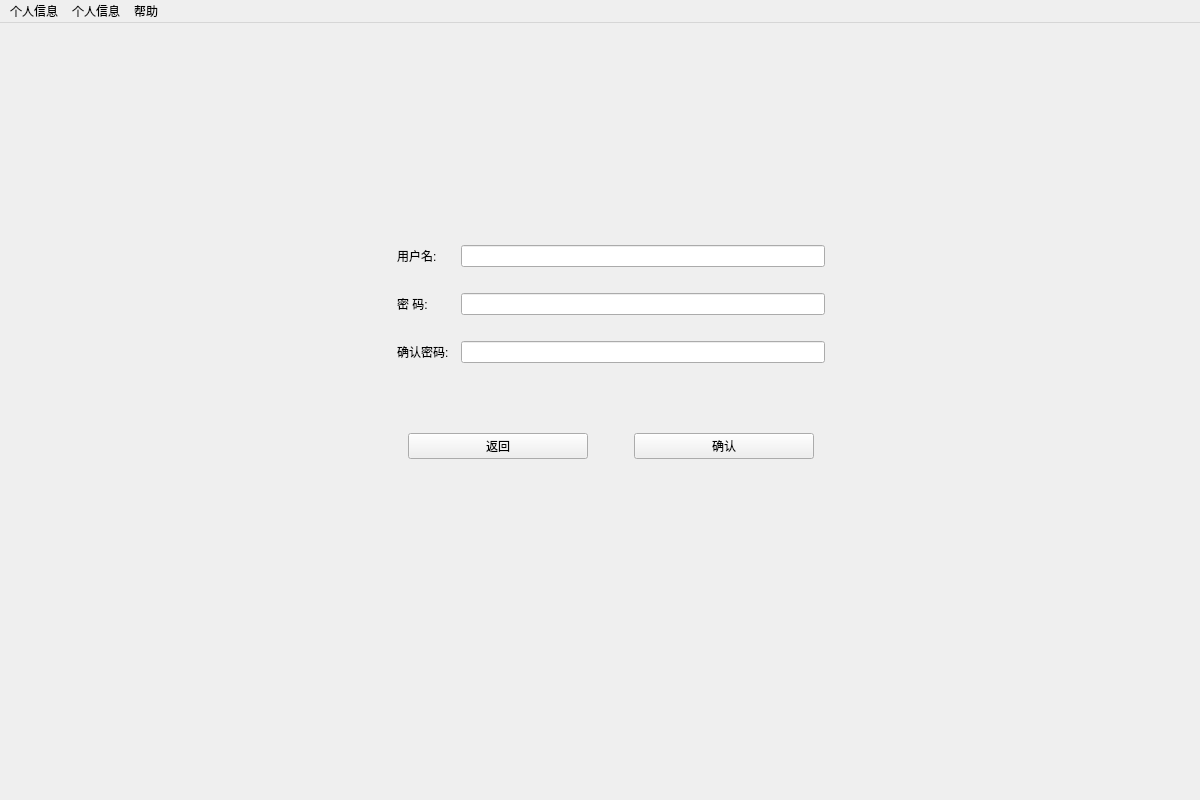
<?xml version="1.0" encoding="UTF-8"?>
<ui version="4.0">
 <class>MainWindow</class>
 <widget class="QMainWindow" name="MainWindow">
  <property name="geometry">
   <rect>
    <x>0</x>
    <y>0</y>
    <width>1200</width>
    <height>800</height>
   </rect>
  </property>
  <property name="windowTitle">
   <string>登录界面</string>
  </property>
  <widget class="QWidget" name="centralWidget">
   <layout class="QVBoxLayout" name="verticalLayout_4">
    <item>
     <widget class="QStackedWidget" name="stackedWidget">
      <property name="currentIndex">
       <number>2</number>
      </property>
      <widget class="QWidget" name="page1">
       <widget class="QWidget" name="loginWidget" native="true">
        <property name="geometry">
         <rect>
          <x>375</x>
          <y>200</y>
          <width>450</width>
          <height>300</height>
         </rect>
        </property>
        <property name="sizePolicy">
         <sizepolicy hsizetype="Fixed" vsizetype="Fixed">
          <horstretch>0</horstretch>
          <verstretch>0</verstretch>
         </sizepolicy>
        </property>
        <layout class="QVBoxLayout" name="verticalLayout">
         <item>
          <widget class="QWidget" name="widget" native="true">
           <layout class="QGridLayout" name="gridLayout">
            <item row="2" column="0" colspan="2">
             <widget class="QLabel" name="keyWord">
              <property name="text">
               <string>密 码:</string>
              </property>
             </widget>
            </item>
            <item row="2" column="2">
             <widget class="QLineEdit" name="keyWordEdit">
              <property name="echoMode">
               <enum>QLineEdit::Password</enum>
              </property>
             </widget>
            </item>
            <item row="0" column="0" colspan="2">
             <widget class="QLabel" name="userName">
              <property name="text">
               <string>用户名:</string>
              </property>
             </widget>
            </item>
            <item row="0" column="2">
             <widget class="QLineEdit" name="userNameEdit"/>
            </item>
            <item row="1" column="2">
             <spacer name="verticalSpacer">
              <property name="orientation">
               <enum>Qt::Vertical</enum>
              </property>
              <property name="sizeType">
               <enum>QSizePolicy::Fixed</enum>
              </property>
              <property name="sizeHint" stdset="0">
               <size>
                <width>20</width>
                <height>40</height>
               </size>
              </property>
             </spacer>
            </item>
           </layout>
          </widget>
         </item>
         <item>
          <spacer name="verticalSpacer_3">
           <property name="orientation">
            <enum>Qt::Vertical</enum>
           </property>
           <property name="sizeType">
            <enum>QSizePolicy::Fixed</enum>
           </property>
           <property name="sizeHint" stdset="0">
            <size>
             <width>20</width>
             <height>30</height>
            </size>
           </property>
          </spacer>
         </item>
         <item>
          <widget class="QWidget" name="widget_3" native="true">
           <property name="enabled">
            <bool>true</bool>
           </property>
           <layout class="QHBoxLayout" name="horizontalLayout">
            <item>
             <widget class="QPushButton" name="login">
              <property name="text">
               <string>登录</string>
              </property>
             </widget>
            </item>
            <item>
             <spacer name="horizontalSpacer">
              <property name="orientation">
               <enum>Qt::Horizontal</enum>
              </property>
              <property name="sizeType">
               <enum>QSizePolicy::Fixed</enum>
              </property>
              <property name="sizeHint" stdset="0">
               <size>
                <width>100</width>
                <height>20</height>
               </size>
              </property>
             </spacer>
            </item>
            <item>
             <widget class="QPushButton" name="regist">
              <property name="text">
               <string>注册</string>
              </property>
             </widget>
            </item>
           </layout>
          </widget>
         </item>
        </layout>
       </widget>
      </widget>
      <widget class="QWidget" name="page2">
       <widget class="QWidget" name="setTarget" native="true">
        <property name="geometry">
         <rect>
          <x>400</x>
          <y>0</y>
          <width>400</width>
          <height>800</height>
         </rect>
        </property>
        <layout class="QVBoxLayout" name="verticalLayout_5">
         <item>
          <widget class="QLabel" name="label">
           <property name="font">
            <font>
             <family>Algerian</family>
             <pointsize>15</pointsize>
             <weight>50</weight>
             <bold>false</bold>
            </font>
           </property>
           <property name="text">
            <string>请完善以下信息:</string>
           </property>
          </widget>
         </item>
         <item>
          <widget class="QGroupBox" name="groupBox">
           <property name="title">
            <string>您的性别:</string>
           </property>
           <layout class="QVBoxLayout" name="verticalLayout_2">
            <item>
             <widget class="QRadioButton" name="man">
              <property name="text">
               <string>男</string>
              </property>
             </widget>
            </item>
            <item>
             <widget class="QRadioButton" name="woman">
              <property name="text">
               <string>女</string>
              </property>
             </widget>
            </item>
           </layout>
          </widget>
         </item>
         <item>
          <spacer name="verticalSpacer_8">
           <property name="orientation">
            <enum>Qt::Vertical</enum>
           </property>
           <property name="sizeType">
            <enum>QSizePolicy::Fixed</enum>
           </property>
           <property name="sizeHint" stdset="0">
            <size>
             <width>20</width>
             <height>20</height>
            </size>
           </property>
          </spacer>
         </item>
         <item>
          <widget class="QGroupBox" name="groupBox_2">
           <property name="title">
            <string>您的目标:</string>
           </property>
           <layout class="QVBoxLayout" name="verticalLayout_3">
            <item>
             <widget class="QRadioButton" name="radioButton_3">
              <property name="text">
               <string>增肌</string>
              </property>
             </widget>
            </item>
            <item>
             <widget class="QRadioButton" name="radioButton_4">
              <property name="text">
               <string>减脂</string>
              </property>
             </widget>
            </item>
            <item>
             <widget class="QRadioButton" name="radioButton_5">
              <property name="text">
               <string>保持体重</string>
              </property>
             </widget>
            </item>
           </layout>
          </widget>
         </item>
         <item>
          <widget class="QWidget" name="weight" native="true">
           <layout class="QHBoxLayout" name="horizontalLayout_2">
            <item>
             <widget class="QLabel" name="weightLabel">
              <property name="text">
               <string>您现在的体重:</string>
              </property>
             </widget>
            </item>
            <item>
             <widget class="QLineEdit" name="weightEdit"/>
            </item>
           </layout>
          </widget>
         </item>
         <item>
          <widget class="QWidget" name="widget_2" native="true">
           <layout class="QHBoxLayout" name="horizontalLayout_3">
            <item>
             <widget class="QPushButton" name="back2">
              <property name="text">
               <string>返回</string>
              </property>
             </widget>
            </item>
            <item>
             <spacer name="horizontalSpacer_2">
              <property name="orientation">
               <enum>Qt::Horizontal</enum>
              </property>
              <property name="sizeType">
               <enum>QSizePolicy::Fixed</enum>
              </property>
              <property name="sizeHint" stdset="0">
               <size>
                <width>40</width>
                <height>20</height>
               </size>
              </property>
             </spacer>
            </item>
            <item>
             <widget class="QPushButton" name="next2">
              <property name="text">
               <string>下一步</string>
              </property>
             </widget>
            </item>
           </layout>
          </widget>
         </item>
         <item>
          <spacer name="verticalSpacer_4">
           <property name="orientation">
            <enum>Qt::Vertical</enum>
           </property>
           <property name="sizeType">
            <enum>QSizePolicy::Fixed</enum>
           </property>
           <property name="sizeHint" stdset="0">
            <size>
             <width>20</width>
             <height>200</height>
            </size>
           </property>
          </spacer>
         </item>
        </layout>
       </widget>
      </widget>
      <widget class="QWidget" name="page3">
       <widget class="QWidget" name="widget_4" native="true">
        <property name="geometry">
         <rect>
          <x>375</x>
          <y>200</y>
          <width>450</width>
          <height>300</height>
         </rect>
        </property>
        <layout class="QGridLayout" name="gridLayout_2">
         <item row="3" column="2">
          <widget class="QLineEdit" name="keyWordEdit_2">
           <property name="echoMode">
            <enum>QLineEdit::Password</enum>
           </property>
          </widget>
         </item>
         <item row="5" column="2">
          <widget class="QLineEdit" name="keyWordEdit_3">
           <property name="echoMode">
            <enum>QLineEdit::Password</enum>
           </property>
          </widget>
         </item>
         <item row="5" column="0">
          <widget class="QLabel" name="userName_3">
           <property name="text">
            <string>确认密码:</string>
           </property>
          </widget>
         </item>
         <item row="0" column="0">
          <widget class="QLabel" name="userName_2">
           <property name="text">
            <string>用户名:</string>
           </property>
          </widget>
         </item>
         <item row="0" column="2">
          <widget class="QLineEdit" name="userNameEdit_2"/>
         </item>
         <item row="3" column="0">
          <widget class="QLabel" name="keyWord_2">
           <property name="text">
            <string>密 码:</string>
           </property>
          </widget>
         </item>
         <item row="8" column="0" colspan="3">
          <spacer name="verticalSpacer_2">
           <property name="orientation">
            <enum>Qt::Vertical</enum>
           </property>
           <property name="sizeHint" stdset="0">
            <size>
             <width>20</width>
             <height>40</height>
            </size>
           </property>
          </spacer>
         </item>
         <item row="7" column="0" colspan="3">
          <widget class="QWidget" name="widget_5" native="true">
           <layout class="QHBoxLayout" name="horizontalLayout_4">
            <item>
             <widget class="QPushButton" name="back3">
              <property name="text">
               <string>返回</string>
              </property>
             </widget>
            </item>
            <item>
             <spacer name="spacer">
              <property name="orientation">
               <enum>Qt::Horizontal</enum>
              </property>
              <property name="sizeType">
               <enum>QSizePolicy::Fixed</enum>
              </property>
              <property name="sizeHint" stdset="0">
               <size>
                <width>40</width>
                <height>20</height>
               </size>
              </property>
             </spacer>
            </item>
            <item>
             <widget class="QPushButton" name="next3">
              <property name="text">
               <string>确认</string>
              </property>
             </widget>
            </item>
           </layout>
          </widget>
         </item>
         <item row="4" column="0">
          <spacer name="verticalSpacer_6">
           <property name="orientation">
            <enum>Qt::Vertical</enum>
           </property>
           <property name="sizeType">
            <enum>QSizePolicy::Fixed</enum>
           </property>
           <property name="sizeHint" stdset="0">
            <size>
             <width>20</width>
             <height>20</height>
            </size>
           </property>
          </spacer>
         </item>
         <item row="1" column="0">
          <spacer name="verticalSpacer_5">
           <property name="orientation">
            <enum>Qt::Vertical</enum>
           </property>
           <property name="sizeType">
            <enum>QSizePolicy::Fixed</enum>
           </property>
           <property name="sizeHint" stdset="0">
            <size>
             <width>20</width>
             <height>20</height>
            </size>
           </property>
          </spacer>
         </item>
         <item row="6" column="0">
          <spacer name="verticalSpacer_7">
           <property name="orientation">
            <enum>Qt::Vertical</enum>
           </property>
           <property name="sizeHint" stdset="0">
            <size>
             <width>20</width>
             <height>20</height>
            </size>
           </property>
          </spacer>
         </item>
        </layout>
       </widget>
      </widget>
      <widget class="QWidget" name="page4">
       <widget class="QWidget" name="widget_6" native="true">
        <property name="geometry">
         <rect>
          <x>450</x>
          <y>100</y>
          <width>300</width>
          <height>600</height>
         </rect>
        </property>
        <property name="sizePolicy">
         <sizepolicy hsizetype="Preferred" vsizetype="Preferred">
          <horstretch>0</horstretch>
          <verstretch>0</verstretch>
         </sizepolicy>
        </property>
        <layout class="QVBoxLayout" name="verticalLayout_6">
         <item>
          <widget class="QPushButton" name="btn_dongzuoku">
           <property name="sizePolicy">
            <sizepolicy hsizetype="Minimum" vsizetype="Preferred">
             <horstretch>0</horstretch>
             <verstretch>0</verstretch>
            </sizepolicy>
           </property>
           <property name="text">
            <string>健身动作库</string>
           </property>
           <property name="iconSize">
            <size>
             <width>12</width>
             <height>50</height>
            </size>
           </property>
          </widget>
         </item>
         <item>
          <widget class="QPushButton" name="pushButton_3">
           <property name="sizePolicy">
            <sizepolicy hsizetype="Minimum" vsizetype="Preferred">
             <horstretch>0</horstretch>
             <verstretch>0</verstretch>
            </sizepolicy>
           </property>
           <property name="text">
            <string>营养管理</string>
           </property>
           <property name="iconSize">
            <size>
             <width>12</width>
             <height>50</height>
            </size>
           </property>
          </widget>
         </item>
         <item>
          <spacer name="verticalSpacer_10">
           <property name="orientation">
            <enum>Qt::Vertical</enum>
           </property>
           <property name="sizeType">
            <enum>QSizePolicy::Fixed</enum>
           </property>
           <property name="sizeHint" stdset="0">
            <size>
             <width>20</width>
             <height>10</height>
            </size>
           </property>
          </spacer>
         </item>
         <item>
          <widget class="QPushButton" name="btn_FitPlan">
           <property name="sizePolicy">
            <sizepolicy hsizetype="Minimum" vsizetype="Preferred">
             <horstretch>0</horstretch>
             <verstretch>0</verstretch>
            </sizepolicy>
           </property>
           <property name="text">
            <string>健身计划</string>
           </property>
           <property name="iconSize">
            <size>
             <width>12</width>
             <height>12</height>
            </size>
           </property>
          </widget>
         </item>
        </layout>
       </widget>
      </widget>
      <widget class="QWidget" name="page6">
       <widget class="QWidget" name="setTarget_2" native="true">
        <property name="geometry">
         <rect>
          <x>400</x>
          <y>0</y>
          <width>400</width>
          <height>800</height>
         </rect>
        </property>
        <layout class="QVBoxLayout" name="verticalLayout_8">
         <item>
          <widget class="QLabel" name="label_2">
           <property name="font">
            <font>
             <family>Algerian</family>
             <pointsize>15</pointsize>
             <weight>50</weight>
             <bold>false</bold>
            </font>
           </property>
           <property name="text">
            <string>请完善以下信息:</string>
           </property>
          </widget>
         </item>
         <item>
          <widget class="QGroupBox" name="groupBox_3">
           <property name="title">
            <string>您的性别:</string>
           </property>
           <layout class="QVBoxLayout" name="verticalLayout_9">
            <item>
             <widget class="QRadioButton" name="man_2">
              <property name="text">
               <string>男</string>
              </property>
             </widget>
            </item>
            <item>
             <widget class="QRadioButton" name="woman_2">
              <property name="text">
               <string>女</string>
              </property>
             </widget>
            </item>
           </layout>
          </widget>
         </item>
         <item>
          <spacer name="verticalSpacer_12">
           <property name="orientation">
            <enum>Qt::Vertical</enum>
           </property>
           <property name="sizeType">
            <enum>QSizePolicy::Fixed</enum>
           </property>
           <property name="sizeHint" stdset="0">
            <size>
             <width>20</width>
             <height>20</height>
            </size>
           </property>
          </spacer>
         </item>
         <item>
          <widget class="QGroupBox" name="groupBox_4">
           <property name="title">
            <string>您的目标:</string>
           </property>
           <layout class="QVBoxLayout" name="verticalLayout_10">
            <item>
             <widget class="QRadioButton" name="radioButton_6">
              <property name="text">
               <string>增肌</string>
              </property>
             </widget>
            </item>
            <item>
             <widget class="QRadioButton" name="radioButton_7">
              <property name="text">
               <string>减脂</string>
              </property>
             </widget>
            </item>
            <item>
             <widget class="QRadioButton" name="radioButton_8">
              <property name="text">
               <string>保持体重</string>
              </property>
             </widget>
            </item>
           </layout>
          </widget>
         </item>
         <item>
          <widget class="QWidget" name="weight_2" native="true">
           <layout class="QHBoxLayout" name="horizontalLayout_5">
            <item>
             <widget class="QLabel" name="weightLabel_2">
              <property name="text">
               <string>您现在的体重:</string>
              </property>
             </widget>
            </item>
            <item>
             <widget class="QLineEdit" name="weightEdit_2"/>
            </item>
           </layout>
          </widget>
         </item>
         <item>
          <widget class="QWidget" name="widget_8" native="true">
           <layout class="QHBoxLayout" name="horizontalLayout_6">
            <item>
             <widget class="QPushButton" name="next2_2">
              <property name="text">
               <string>确定</string>
              </property>
             </widget>
            </item>
           </layout>
          </widget>
         </item>
         <item>
          <spacer name="verticalSpacer_13">
           <property name="orientation">
            <enum>Qt::Vertical</enum>
           </property>
           <property name="sizeType">
            <enum>QSizePolicy::Fixed</enum>
           </property>
           <property name="sizeHint" stdset="0">
            <size>
             <width>20</width>
             <height>200</height>
            </size>
           </property>
          </spacer>
         </item>
        </layout>
       </widget>
      </widget>
      <widget class="QWidget" name="page5">
       <widget class="QWidget" name="widget_7" native="true">
        <property name="geometry">
         <rect>
          <x>300</x>
          <y>200</y>
          <width>600</width>
          <height>400</height>
         </rect>
        </property>
        <layout class="QVBoxLayout" name="verticalLayout_7">
         <item>
          <widget class="QPushButton" name="pushButton_2">
           <property name="sizePolicy">
            <sizepolicy hsizetype="Preferred" vsizetype="Preferred">
             <horstretch>0</horstretch>
             <verstretch>0</verstretch>
            </sizepolicy>
           </property>
           <property name="text">
            <string>我的健身计划</string>
           </property>
          </widget>
         </item>
         <item>
          <spacer name="verticalSpacer_9">
           <property name="orientation">
            <enum>Qt::Vertical</enum>
           </property>
           <property name="sizeType">
            <enum>QSizePolicy::Fixed</enum>
           </property>
           <property name="sizeHint" stdset="0">
            <size>
             <width>20</width>
             <height>100</height>
            </size>
           </property>
          </spacer>
         </item>
         <item>
          <widget class="QPushButton" name="pushButton_5">
           <property name="sizePolicy">
            <sizepolicy hsizetype="Preferred" vsizetype="Preferred">
             <horstretch>0</horstretch>
             <verstretch>0</verstretch>
            </sizepolicy>
           </property>
           <property name="text">
            <string>我的健身日历</string>
           </property>
          </widget>
         </item>
        </layout>
       </widget>
      </widget>
     </widget>
    </item>
   </layout>
  </widget>
  <widget class="QMenuBar" name="menuBar">
   <property name="geometry">
    <rect>
     <x>0</x>
     <y>0</y>
     <width>1200</width>
     <height>21</height>
    </rect>
   </property>
   <widget class="QMenu" name="menu">
    <property name="geometry">
     <rect>
      <x>343</x>
      <y>87</y>
      <width>120</width>
      <height>38</height>
     </rect>
    </property>
    <property name="title">
     <string>个人信息</string>
    </property>
    <property name="icon">
     <iconset resource="res.qrc">
      <normaloff>:/info/new.png</normaloff>:/info/new.png</iconset>
    </property>
   </widget>
   <widget class="QMenu" name="menu_2">
    <property name="title">
     <string>个人信息</string>
    </property>
    <addaction name="actionNew"/>
   </widget>
   <widget class="QMenu" name="menu_3">
    <property name="title">
     <string>帮助</string>
    </property>
   </widget>
   <addaction name="menu"/>
   <addaction name="menu_2"/>
   <addaction name="menu_3"/>
  </widget>
  <action name="actionNew">
   <property name="text">
    <string>修改个人信息</string>
   </property>
  </action>
 </widget>
 <layoutdefault spacing="6" margin="11"/>
 <resources>
  <include location="res.qrc"/>
 </resources>
 <connections/>
</ui>
